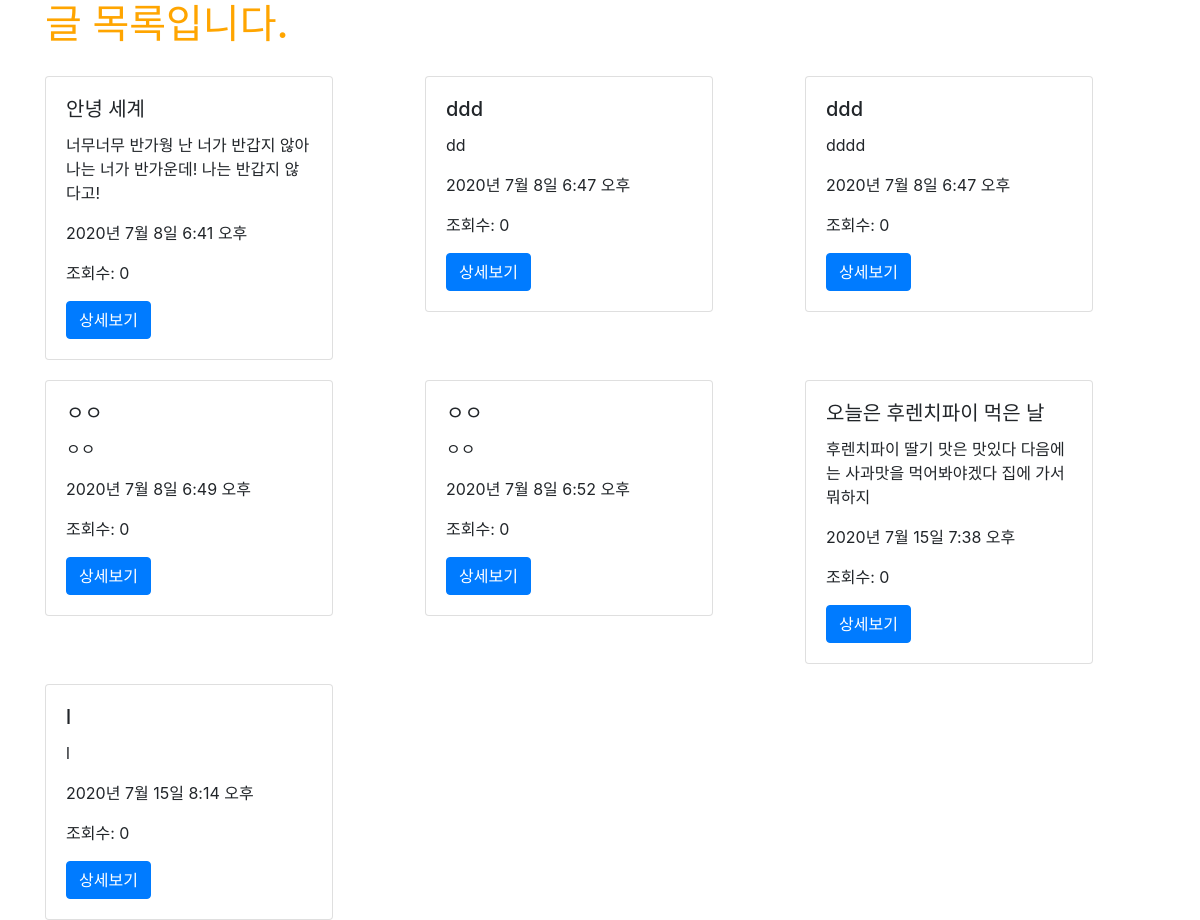
Page /posts/ (signed in) on the earlier database version.
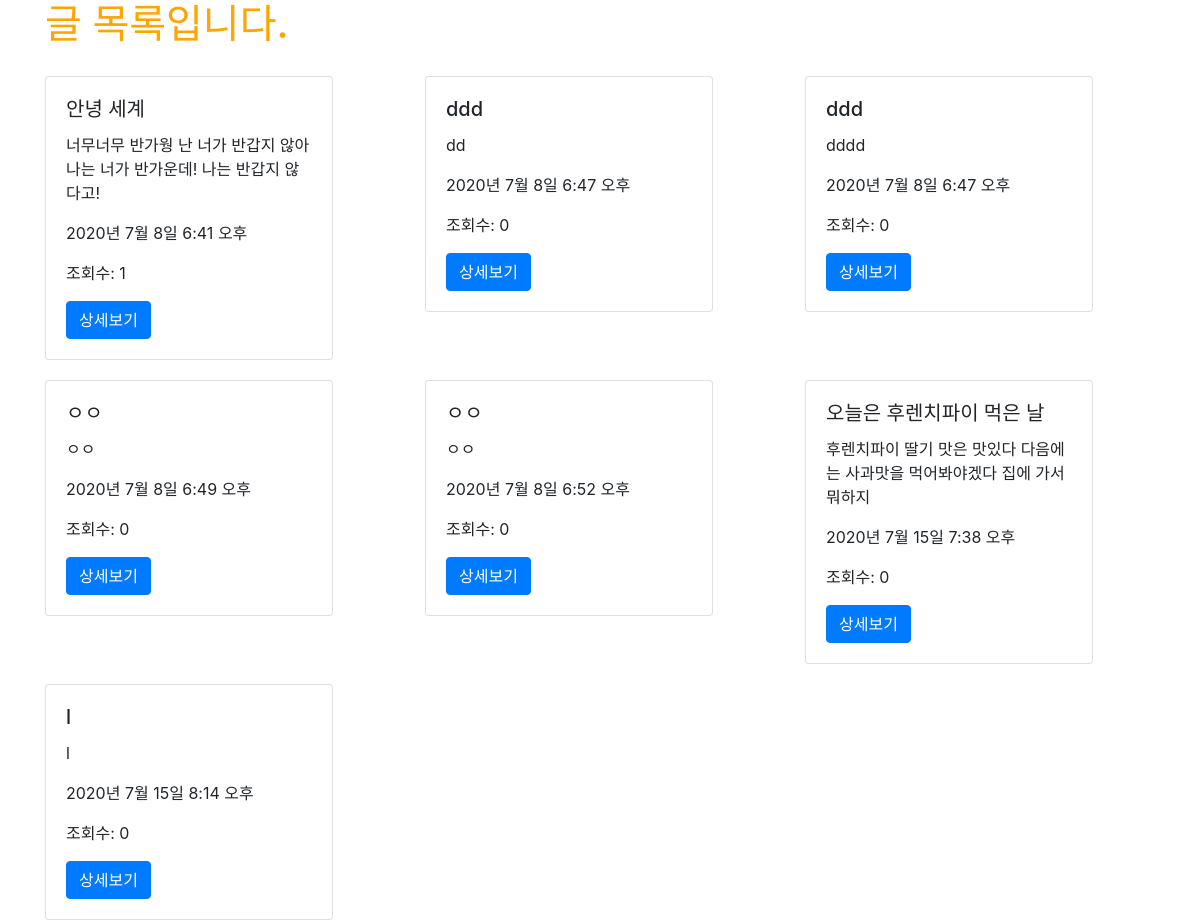
Same page on the later database version.
### posts/models.py (models this page shows)
class Post(models.Model):
    title = models.CharField(max_length=50, null=False)
    content = models.TextField()
    view_count = models.IntegerField(default = 0)
    created_at = models.DateTimeField(auto_now_add = True)
    updated_at = models.DateTimeField(auto_now = True)
    image = models.ImageField(upload_to='images/', null=True)
    user = models.ForeignKey(User, on_delete = models.CASCADE, null=True)

### posts/views.py (the view)
# urls.py: path('', views.main, name="main"),
def main(request):
    posts = Post.objects.all()
    return render(request, 'posts/main.html', {'posts': posts})

### posts/templates/posts/main.html
{% extends 'base.html' %}
{% load static %}
{% block content %}
{% if user.is_authenticated %}
<div class="container">
<h1>글 목록입니다.</h1>
<div class="row">
{% for post in posts %}
<div class="col-md-4 col-12">
<div class="card" style="width: 18rem; margin-top: 20px;">
<div class="card-body">
<h5 class="card-title">{{ post.title }}</h5>
<p class="card-text">{{ post.content }}</p>
<p>{{ post.created_at }}</p>
<p>조회수: {{ post.view_count }}</p>
<a href="{% url 'posts:show' post.pk %}" class="btn btn-primary">상세보기</a>
</div>
</div>
</div>
{% endfor %}
</div>
</div>
{% else %}
<h3> 로그인 후 이용이 가능합니다.</h3>
<a href="{% url 'account_login' %}" class="btn btn-warning"> 로그인 </a>
<a href="{% url 'account_signup' %}" class="btn btn-warning"> 회원가입 </a>
{% endif %}
{% endblock %}

Differences in the rows shown:
changed Post "안녕 세계": view_count "0" → "1"
